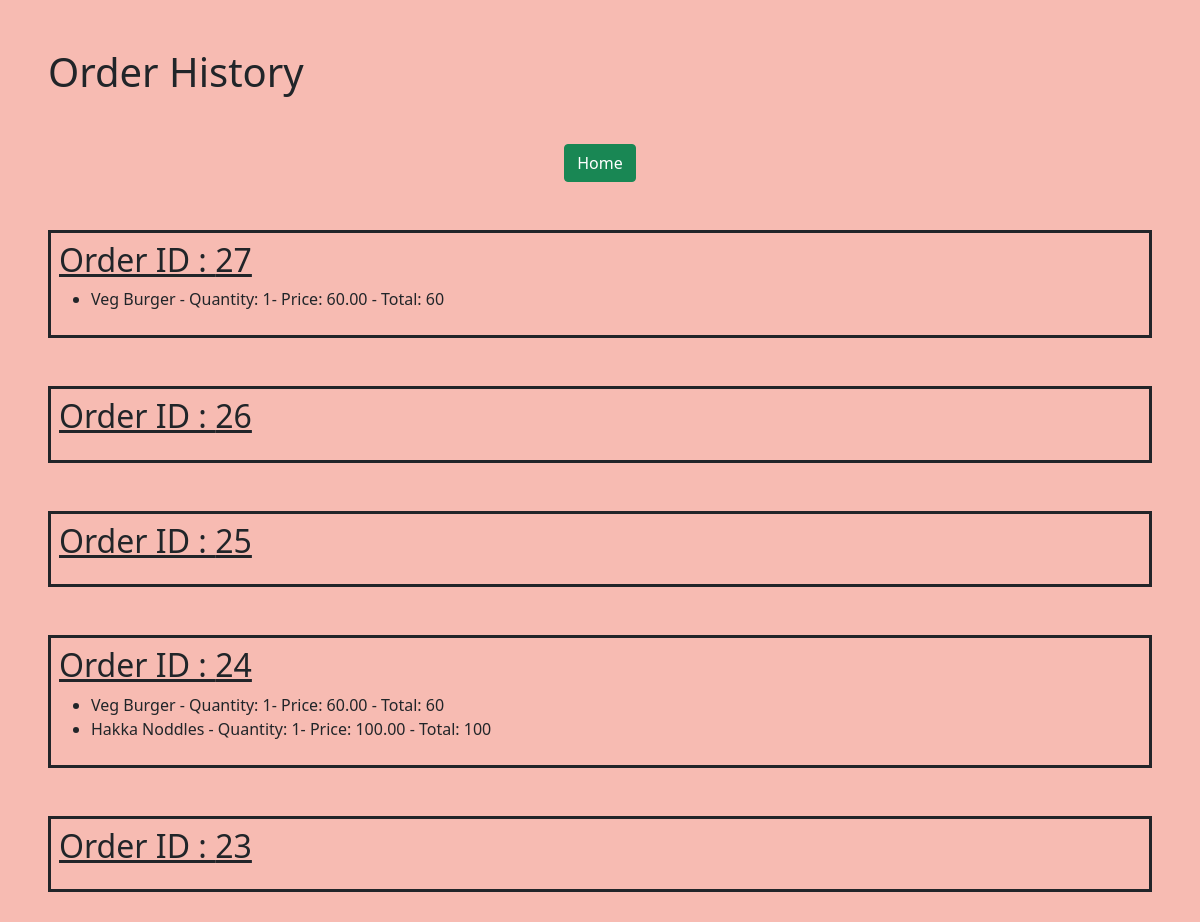
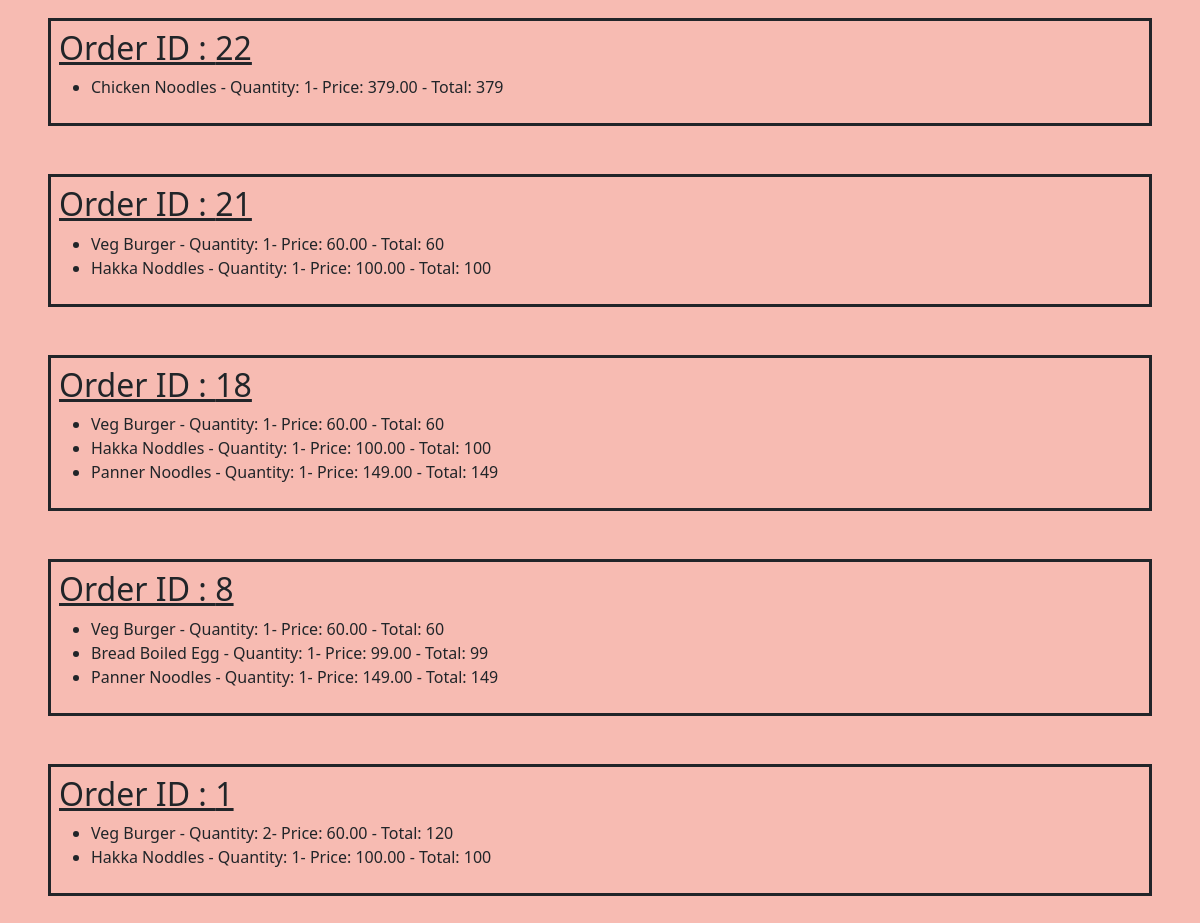
The page /orders/ (signed in) on the database as committed earlier (2 pictures, top to bottom).
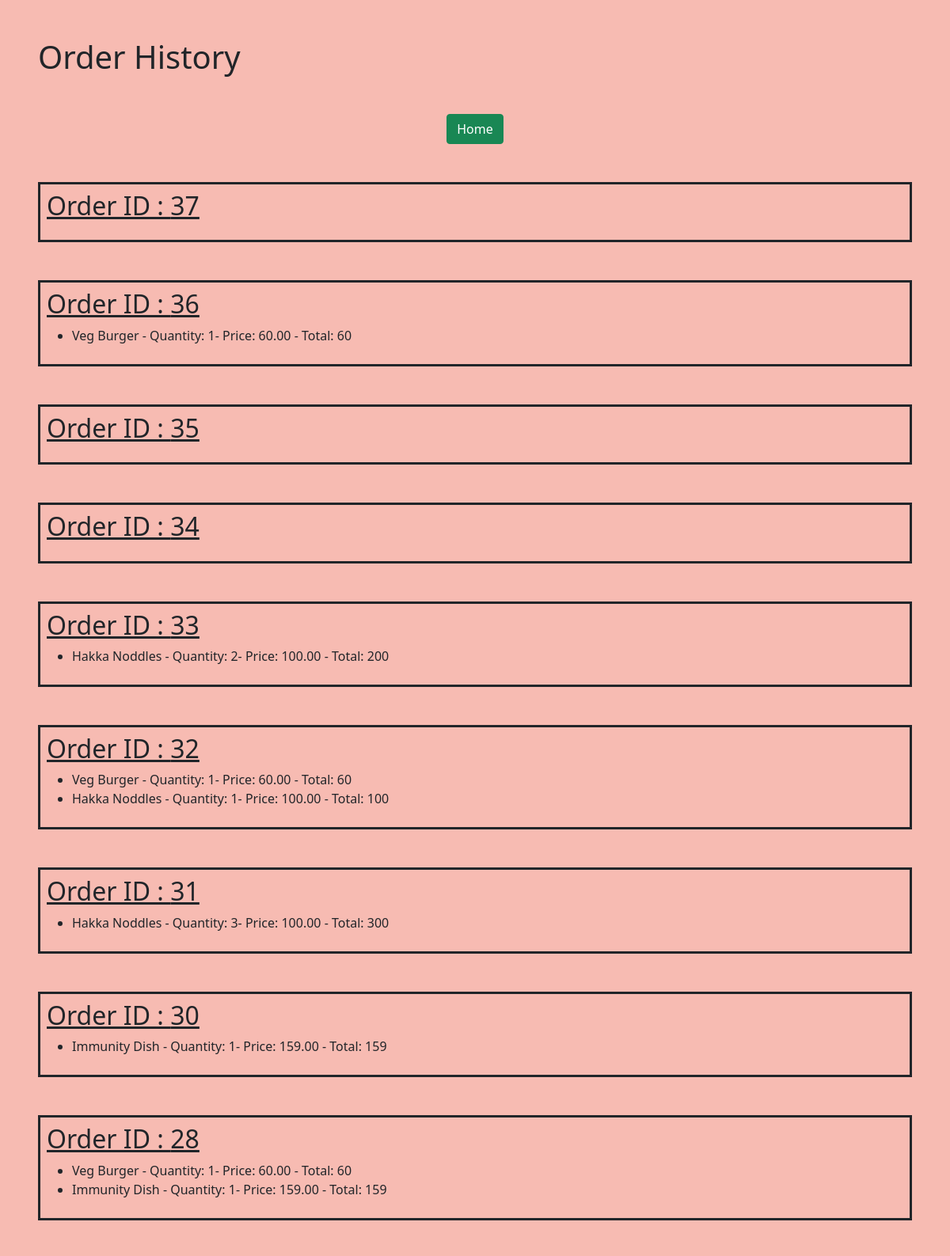
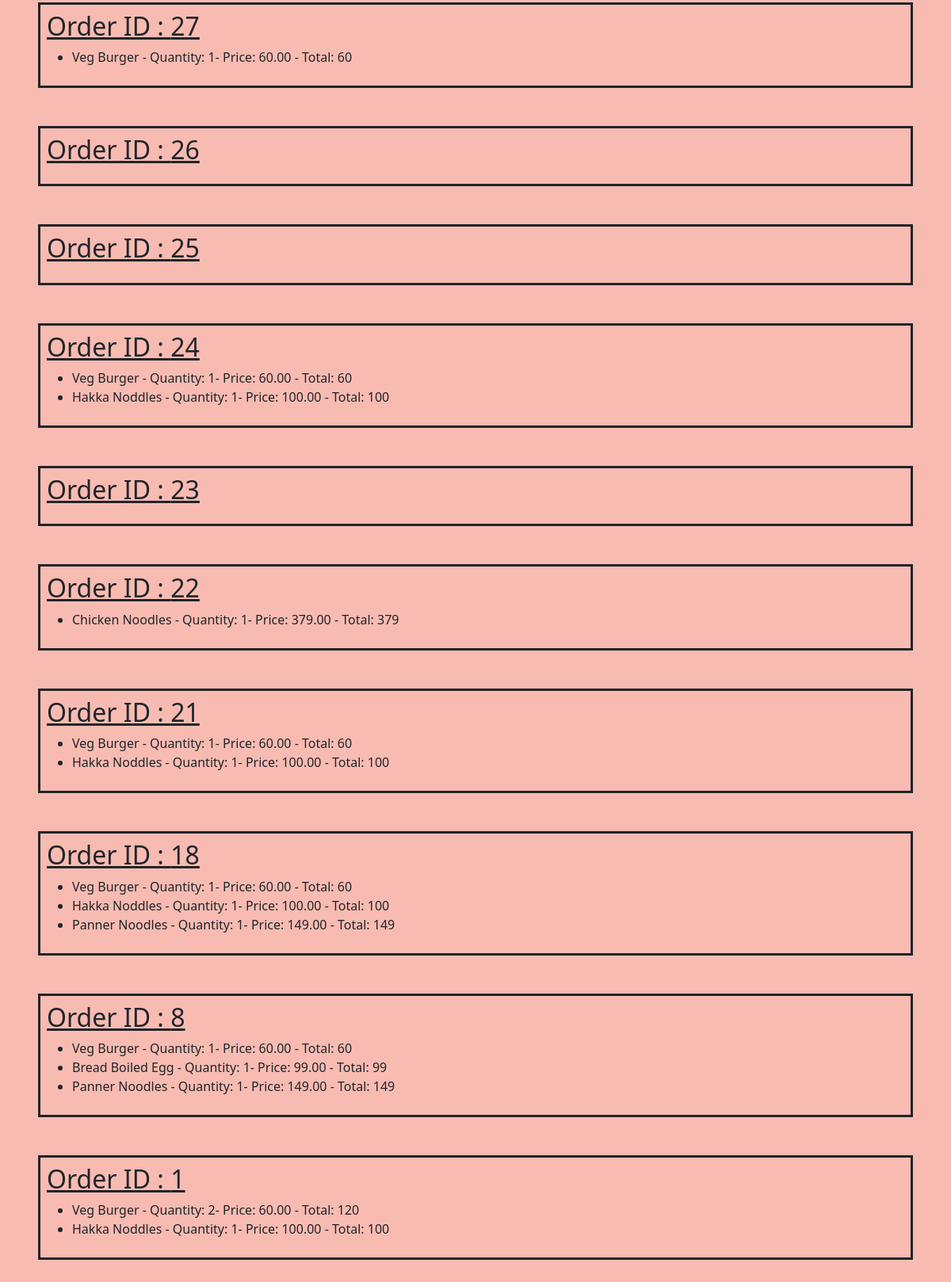
The same page on the database as committed later (2 pictures, top to bottom).
### Food/models.py (models this page shows, shortened)
class Order(models.Model):
    orderid = models.AutoField(primary_key=True)
    user = models.ForeignKey(User, on_delete=models.CASCADE)
    total_price = models.DecimalField(max_digits=10, decimal_places=2)
    date = models.DateTimeField(auto_now_add=True)
    contact = models.ForeignKey(Contact, on_delete=models.CASCADE)

class OrderItem(models.Model):
    food_name = models.CharField(max_length=50)
    orderid = models.ForeignKey(Order, on_delete=models.CASCADE)
    quantity = models.PositiveIntegerField(default=1)
    total = models.DecimalField(max_digits=10, decimal_places=2)
    status = models.CharField(max_length=50)

### Food/views.py (the view)
# urls.py: path('orders/',views.order_history,name='orders'),
@login_required
def order_history(request):
    orders = Order.objects.filter(user=request.user)
    order_items = defaultdict(list)
    for order in orders:
        items = OrderItem.objects.filter(orderid=order.orderid)
        x  = items.values_list('status','food_name','quantity','total')
        for i in range(len(x)):
            d = dict()
            d['status']=x[i][0]
            d['name']=x[i][1]
            d['quantity']=x[i][2]
            d['total']=x[i][3]
            order_items[order.orderid].append(d)
    context = []
    for order in orders:
        context.append((order, order_items.get(order.orderid, [])))
    context = list(reversed(context))
    return render(request, 'orders.html', {'context': context})

### Food/templates/orders.html (shortened to what this page needs)
{% load static %}
<!DOCTYPE html>
<html lang="en">
  <head>
    <link rel="stylesheet" href="../static/cssSample/bootstrap.min.css" />
  </head>
  <body style="background-color: #f7bbb2">
    <h1 class="m-5">Order History</h1>
    <div style="margin:auto;text-align: center;"><a href="{% url 'home' %}"> <button class="btn btn-success">Home</button></a></div>
    {% for order, items in context %}
    <div class="border border-3 border-dark m-5 p-2">
      <h2 style="text-decoration: underline">Order ID : {{ order.orderid }}</h2>
      <ul>
        {% for item in items %}
        <li>
          {{ item.name }} - Quantity: {{ item.quantity }}- Price: {{ item.total}} - Total: {% widthratio  item.quantity 1 item.total %}
        </li>
        {% endfor %}
      </ul>
    </div>
    {% endfor %}
  </body>
</html>

Rows that differ between the two databases and show on the page:
added Order: orderid "37"
added Order: orderid "36", name "Veg Burger", quantity "1", total "60.00", quantity "60"
added Order: orderid "35"
added Order: orderid "34"
added Order: orderid "33", name "Hakka Noddles", quantity "2", total "100.00", quantity "200"
added Order: orderid "32", name "Veg Burger" "Hakka Noddles", quantity "1" "1", total "60.00" "100.00", quantity "60" "100"
added Order: orderid "31"
added OrderItem: name "Hakka Noddles", quantity "3", total "100.00", quantity "300", shown under "31"
added Order: orderid "30", name "Immunity Dish", quantity "1", total "159.00", quantity "159"
added Order: orderid "28", name "Veg Burger" "Immunity Dish", quantity "1" "1", total "60.00" "159.00", quantity "60" "159"
